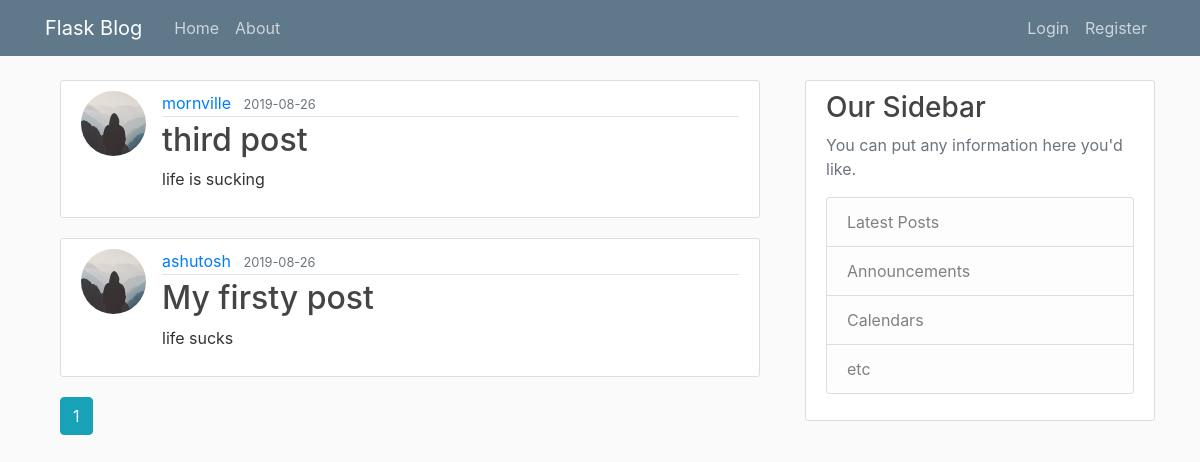
Page /home on the earlier database version.
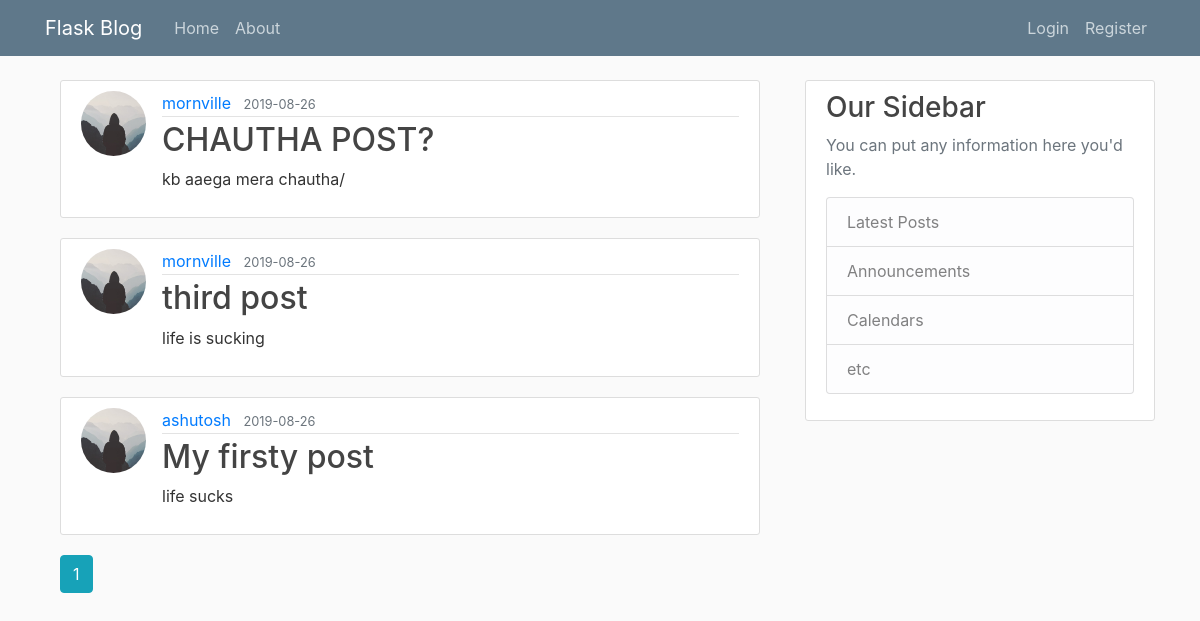
Same page on the later database version.
### flaskblog/models.py (models this page shows, shortened)
class Post(db.Model):
    id = db.Column(db.Integer, primary_key=True)
    title = db.Column(db.String(100), nullable=False)
    date_posted = db.Column(db.DateTime, nullable=False, default=datetime.utcnow)
    content = db.Column(db.Text, nullable=False)
    user_id = db.Column(db.Integer, db.ForeignKey('user.id'), nullable=False)

class User(db.Model, UserMixin):
    id = db.Column(db.Integer, primary_key=True)
    username = db.Column(db.String(20), unique=True, nullable=False)
    email = db.Column(db.String(120), unique=True, nullable=False)
    image_file = db.Column(db.String(20), nullable=False, default='default.jpg')
    password = db.Column(db.String(60), nullable=False)
    posts = db.relationship('Post', backref='author', lazy=True)

### flaskblog/routes.py (the view)
@app.route("/")
@app.route("/home")
def home():
    page = request.args.get('page', 1, type=int)
    posts = Post.query.order_by(Post.date_posted.desc()).paginate(page=page, per_page=5)
    return render_template('home.html', posts=posts)

### flaskblog/templates/home.html (shortened to what this page needs)
{% extends "base.html" %}
{% block content %}
<div class="container">
  {% for post in posts.items %}
  <article class="media content-section">
    <img class="rounded-circle article-img" src="{{ url_for('static', filename='profile_pics/' + post.author.image_file) }}">
    <div class="media-body">
      <div class="article-metadata">
        <a class="mr-2" href="{{ url_for('user_posts', username=post.author.username) }}">{{ post.author.username }}</a>
        <small class="text-muted">{{ post.date_posted.strftime('%Y-%m-%d') }}</small>
      </div>
      <h2><a class="article-title" href="{{ url_for('post', post_id=post.id) }}">{{ post.title }}</a></h2>
      <p class="article-content">{{ post.content }}</p>
    </div>
  </article>
{% endfor %}
{% for page_num in posts.iter_pages(left_edge=1, right_edge=1, left_current=1, right_current=2) %}
{% if page_num %}
  {% if posts.page == page_num %}
    <a class="btn btn-info mb-4" href="{{ url_for('home', page=page_num) }}">{{ page_num }}</a>
  {% else %}
    <a class="btn btn-outline-info mb-4" href="{{ url_for('home', page=page_num) }}">{{ page_num }}</a>
  {% endif %}
{% else %}
  ...
{% endif %}
{% endfor %}
</div>
{% endblock %}

### flaskblog/templates/base.html (shortened to what this page needs)
<!DOCTYPE html>
<html>
<head>
    <link rel="stylesheet" href="https://maxcdn.bootstrapcdn.com/bootstrap/4.0.0/css/bootstrap.min.css">
    <link rel="stylesheet" type="text/css" href="{{ url_for('static', filename='main.css') }}">
    </head>
    <body>
            <main role="main" class="container">
                    <div class="row">
                      <div class="col-md-8">
                        {% block content %}{% endblock %}
                      </div>
                      <div class="col-md-4">
                        <div class="content-section">
                          <h3>Our Sidebar</h3>
                          <p class='text-muted'>You can put any information here you'd like.
                            <ul class="list-group">
                              <li class="list-group-item list-group-item-light">Latest Posts</li>
                              <li class="list-group-item list-group-item-light">Announcements</li>
                              <li class="list-group-item list-group-item-light">Calendars</li>
                              <li class="list-group-item list-group-item-light">etc</li>
                            </ul>
                          </p>
                        </div>
                      </div>
                    </div>
            </main>
</body>
</html>
    </body>
</html>

### flaskblog/templates/navbar.html (shortened to what this page needs)
<header class="site-header">
        <nav class="navbar navbar-expand-md navbar-dark bg-steel fixed-top">
          <div class="container">
            <a class="navbar-brand mr-4" href="/">Flask Blog</a>
            <div class="collapse navbar-collapse" id="navbarToggle">
              <div class="navbar-nav mr-auto">
                <a class="nav-item nav-link" href="/">Home</a>
                <a class="nav-item nav-link" href="/about">About</a>
              </div>
              <div class="navbar-nav">
                {% if current_user.is_authenticated %}
                <a class="nav-item nav-link" href="{{ url_for('new_post') }}">new Post</a>
                <a class="nav-item nav-link" href="{{ url_for('account') }}">Account</a>
                <a class="nav-item nav-link" href="{{ url_for('logout') }}">Logout</a>
                {% else %}
                <a class="nav-item nav-link" href="{{ url_for('login') }}">Login</a>
                <a class="nav-item nav-link" href="{{ url_for('register') }}">Register</a>
                {% endif %}
              </div>
            </div>
          </div>
        </nav>
</header>

### flaskblog/static/main.css (style rules this page uses)
body { background: #fafafa; color: #333333; margin-top: 5rem; }
h1, h2, h3, h4, h5, h6 { color: #444444; }
.bg-steel { background-color: #5f788a; }
.site-header .navbar-nav .nav-link { color: #cbd5db; }
.content-section { background: #ffffff; padding: 10px 20px; border: 1px solid #dddddd; border-radius: 3px; margin-bottom: 20px; }
.article-title { color: #444444; }
.article-content { white-space: pre-line; }
.article-img { height: 65px; width: 65px; margin-right: 16px; }
.article-metadata { padding-bottom: 1px; margin-bottom: 4px; border-bottom: 1px solid #e3e3e3 }

Differences in the rows shown:
added Post: image_file (placeholder picture), author.username "mornville", date_posted "2019-08-26", title "CHAUTHA POST?", content "kb aaega mera chautha/"
